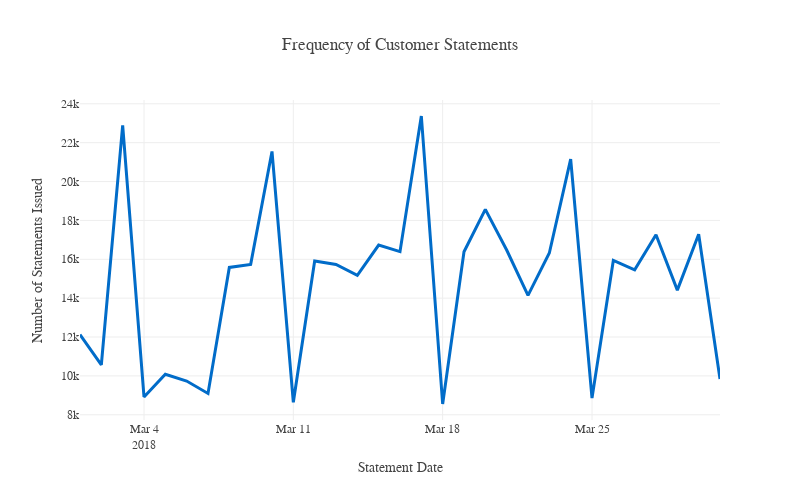

Notebook code cell kept with this figure:
### Code cell
# I see a Seasonal Trend!
plot_df=train.reset_index().groupby('Date')['customer_ID'].nunique().reset_index()

fig=go.Figure()
fig.add_trace(go.Scatter(x=plot_df['Date'], 
                         y=plot_df['customer_ID'], mode='lines',
                         line=dict(color=pal[0], width=3), 
                         hovertemplate = ''))
fig.update_layout(template=temp, title="Frequency of Customer Statements", 
                  hovermode="x unified", width=800,height=500,
                  xaxis_title='Statement Date', yaxis_title='Number of Statements Issued')
fig.show()
# del train['Date']

### Figure 1 — Plotly figure (JSON) as saved in the notebook; plotly's stock layout.template omitted (floating-point values rounded to 4 significant figures)
{"data": [{"hovertemplate": "", "line": {"color": "#016CC9", "width": 3}, "mode": "lines", "type": "scatter", "x": ["2018-03-01T00:00:00", "2018-03-02T00:00:00", "2018-03-03T00:00:00", "2018-03-04T00:00:00", "2018-03-05T00:00:00", "2018-03-06T00:00:00", "2018-03-07T00:00:00", "2018-03-08T00:00:00", "2018-03-09T00:00:00", "2018-03-10T00:00:00", "2018-03-11T00:00:00", "2018-03-12T00:00:00", "2018-03-13T00:00:00", "2018-03-14T00:00:00", "2018-03-15T00:00:00", "2018-03-16T00:00:00", "2018-03-17T00:00:00", "2018-03-18T00:00:00", "2018-03-19T00:00:00", "2018-03-20T00:00:00", "2018-03-21T00:00:00", "2018-03-22T00:00:00", "2018-03-23T00:00:00", "2018-03-24T00:00:00", "2018-03-25T00:00:00", "2018-03-26T00:00:00", "2018-03-27T00:00:00", "2018-03-28T00:00:00", "2018-03-29T00:00:00", "2018-03-30T00:00:00", "2018-03-31T00:00:00"], "y": [12128, 10562, 22887, 8918, 10081, 9736, 9097, 15581, 15737, 21547, 8643, 15916, 15737, 15172, 16733, 16395, 23373, 8554, 16385, 18567, 16478, 14146, 16325, 21156, 8856, 15940, 15457, 17263, 14414, 17293, 9836]}], "layout": {"height": 500, "hovermode": "x unified", "title": {"text": "Frequency of Customer Statements"}, "width": 800, "xaxis": {"title": {"text": "Statement Date"}}, "yaxis": {"title": {"text": "Number of Statements Issued"}}}}
